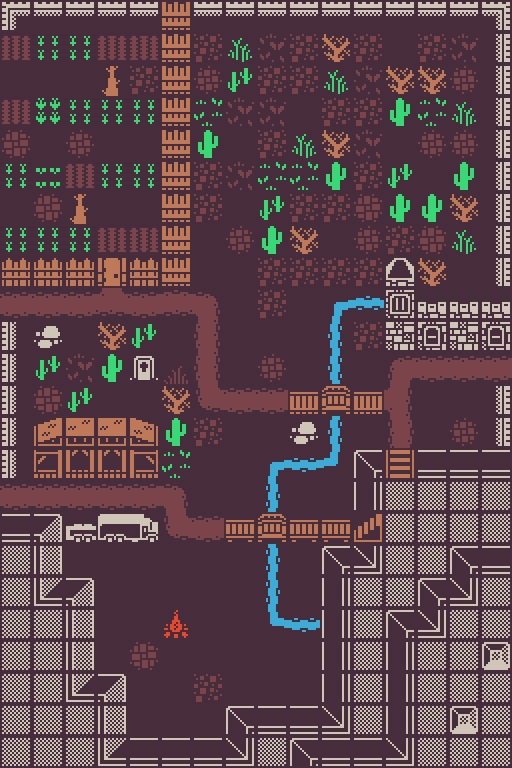

This is a level from a 2D game, rendered from its Tiled map with the project's own tilesets. A one-line summary and the map file follow, with tile-layer data summarised:
An orthogonal 16x24 tile map with 32x32 px tiles, 2 tile layers (Ground, Tiles) and 192 objects (178x wall, 5x mob, 3x travel, 3x item, 2x chest, ...).

<map version="1.5" tiledversion="1.5.0" orientation="orthogonal" renderorder="right-down" width="16" height="24" tilewidth="32" tileheight="32" infinite="0" nextlayerid="4" nextobjectid="225">
 <tileset firstgid="1" source="../assets/32x32.tsx" />
 <layer id="1" name="Ground" width="16" height="24" locked="1">
  <data>[384 cells, 384 non-empty, 5 distinct tile ids]</data>
 </layer>
 <layer id="2" name="Tiles" width="16" height="24">
  <data>[384 cells, 262 non-empty, 55 distinct tile ids]</data>
 </layer>
 <objectgroup id="3" name="Obstacles">
  <object id="1" name="wall" x="480" y="416" width="32" height="32" />
  <object id="5" name="wall" x="480" y="448" width="32" height="32" />
  <object id="8" name="wall" x="480" y="544" width="32" height="32" />
  <object id="9" name="wall" x="480" y="576" width="32" height="32" />
  <object id="10" name="wall" x="480" y="608" width="32" height="32" />
  <object id="11" name="wall" x="480" y="640" width="32" height="32" />
  <object id="12" name="wall" x="480" y="672" width="32" height="32" />
  <object id="13" name="wall" x="480" y="704" width="32" height="32" />
  <object id="14" name="wall" x="480" y="736" width="32" height="32" />
  <object id="15" name="wall" x="448" y="736" width="32" height="32" />
  <object id="16" name="wall" x="416" y="736" width="32" height="32" />
  <object id="17" name="wall" x="352" y="736" width="32" height="32" />
  <object id="18" name="wall" x="320" y="736" width="32" height="32" />
  <object id="19" name="wall" x="384" y="736" width="32" height="32" />
  <object id="20" name="wall" x="288" y="736" width="32" height="32" />
  <object id="21" name="wall" x="256" y="736" width="32" height="32" />
  <object id="22" name="wall" x="224" y="736" width="32" height="32" />
  <object id="23" name="wall" x="192" y="736" width="32" height="32" />
  <object id="24" name="wall" x="160" y="736" width="32" height="32" />
  <object id="25" name="wall" x="128" y="736" width="32" height="32" />
  <object id="26" name="wall" x="96" y="736" width="32" height="32" />
  <object id="27" name="wall" x="64" y="736" width="32" height="32" />
  <object id="28" name="wall" x="32" y="736" width="32" height="32" />
  <object id="29" name="wall" x="0" y="736" width="32" height="32" />
  <object id="30" name="wall" x="0" y="704" width="32" height="32" />
  <object id="31" name="wall" x="0" y="608" width="32" height="32" />
  <object id="32" name="wall" x="0" y="672" width="32" height="32" />
  <object id="33" name="wall" x="0" y="640" width="32" height="32" />
  <object id="34" name="wall" x="0" y="576" width="32" height="32" />
  <object id="35" name="wall" x="0" y="544" width="32" height="32" />
  <object id="36" name="wall" x="0" y="512" width="32" height="32" />
  <object id="38" name="wall" x="0" y="448" width="32" height="32" />
  <object id="39" name="wall" x="0" y="416" width="32" height="32" />
  <object id="40" name="wall" x="0" y="384" width="32" height="32" />
  <object id="41" name="wall" x="0" y="352" width="32" height="32" />
  <object id="42" name="wall" x="0" y="320" width="32" height="32" />
  <object id="44" name="wall" x="0" y="0" width="32" height="32" />
  <object id="45" name="wall" x="64" y="0" width="32" height="32" />
  <object id="46" name="wall" x="32" y="0" width="32" height="32" />
  <object id="47" name="wall" x="96" y="0" width="32" height="32" />
  <object id="48" name="wall" x="128" y="0" width="32" height="32" />
  <object id="49" name="wall" x="160" y="0" width="32" height="32" />
  <object id="50" name="wall" x="192" y="0" width="32" height="32" />
  <object id="51" name="wall" x="224" y="0" width="32" height="32" />
  <object id="52" name="wall" x="256" y="0" width="32" height="32" />
  <object id="53" name="wall" x="288" y="0" width="32" height="32" />
  <object id="54" name="wall" x="320" y="0" width="32" height="32" />
  <object id="55" name="wall" x="352" y="0" width="32" height="32" />
  <object id="56" name="wall" x="384" y="0" width="32" height="32" />
  <object id="57" name="wall" x="416" y="0" width="32" height="32" />
  <object id="58" name="wall" x="448" y="0" width="32" height="32" />
  <object id="59" name="wall" x="480" y="0" width="32" height="32" />
  <object id="60" name="wall" x="480" y="288" width="32" height="32" />
  <object id="61" name="wall" x="480" y="320" width="32" height="32" />
  <object id="62" name="wall" x="480" y="384" width="32" height="32" />
  <object id="64" name="travel" x="-32" y="288" width="32" height="32" />
  <object id="65" name="player" x="0" y="288" width="32" height="32" />
  <object id="66" name="wall" x="480" y="256" width="32" height="32" />
  <object id="67" name="wall" x="480" y="224" width="32" height="32" />
  <object id="68" name="wall" x="480" y="192" width="32" height="32" />
  <object id="69" name="wall" x="480" y="160" width="32" height="32" />
  <object id="70" name="wall" x="480" y="128" width="32" height="32" />
  <object id="71" name="wall" x="480" y="96" width="32" height="32" />
  <object id="72" name="wall" x="480" y="64" width="32" height="32" />
  <object id="73" name="wall" x="480" y="32" width="32" height="32" />
  <object id="74" name="wall" x="0" y="256" width="32" height="32" />
  <object id="75" name="wall" x="-32" y="224" width="32" height="32" />
  <object id="76" name="wall" x="-32" y="192" width="32" height="32" />
  <object id="77" name="wall" x="-32" y="160" width="32" height="32" />
  <object id="78" name="wall" x="-32" y="96" width="32" height="32" />
  <object id="79" name="wall" x="-32" y="128" width="32" height="32" />
  <object id="80" name="wall" x="-32" y="64" width="32" height="32" />
  <object id="81" name="wall" x="-32" y="32" width="32" height="32" />
  <object id="84" name="wall" x="32" y="256" width="32" height="32" />
  <object id="85" name="wall" x="64" y="256" width="32" height="32" />
  <object id="86" name="wall" x="128" y="256" width="32" height="32" />
  <object id="87" name="wall" x="160" y="256" width="32" height="32" />
  <object id="88" name="wall" x="160" y="224" width="32" height="32" />
  <object id="89" name="wall" x="160" y="192" width="32" height="32" />
  <object id="90" name="wall" x="160" y="160" width="32" height="32" />
  <object id="91" name="wall" x="160" y="128" width="32" height="32" />
  <object id="92" name="wall" x="160" y="96" width="32" height="32" />
  <object id="93" name="wall" x="160" y="64" width="32" height="32" />
  <object id="94" name="wall" x="160" y="32" width="32" height="32" />
  <object id="95" name="wall" x="160" y="0" width="32" height="32" />
  <object id="96" name="wall" x="224" y="704" width="32" height="32" />
  <object id="97" name="wall" x="256" y="704" width="32" height="32" />
  <object id="98" name="wall" x="288" y="704" width="32" height="32" />
  <object id="99" name="wall" x="320" y="704" width="32" height="32" />
  <object id="101" name="wall" x="384" y="704" width="32" height="32" />
  <object id="102" name="wall" x="416" y="704" width="32" height="32" />
  <object id="103" name="wall" x="448" y="704" width="32" height="32" />
  <object id="104" name="wall" x="448" y="672" width="32" height="32" />
  <object id="105" name="wall" x="416" y="672" width="32" height="32" />
  <object id="106" name="wall" x="384" y="672" width="32" height="32" />
  <object id="108" name="wall" x="320" y="672" width="32" height="32" />
  <object id="109" name="wall" x="320" y="640" width="32" height="32" />
  <object id="111" name="wall" x="384" y="640" width="32" height="32" />
  <object id="112" name="wall" x="416" y="640" width="32" height="32" />
  <object id="113" name="wall" x="448" y="640" width="32" height="32" />
  </objectgroup>
</map>
<!-- 92 of 192 objects omitted -->
